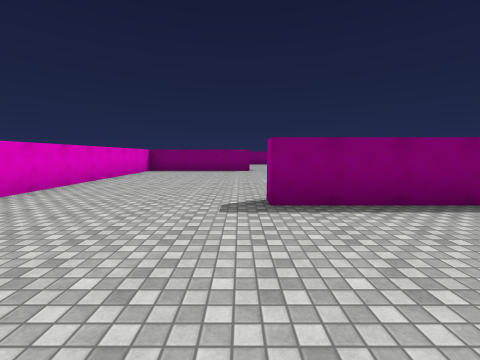
view 1 (above)

24 first-person views from a walk through a scene from a Unity 3-D project. The camera is 1.5 m above the floor, tilts 6° down and sees 90° across. The floor is counted in squares, 2 m on a side. Each view is taken from the middle of a square. On the plan, view 1 faces up. The plan holds only what a view shows up to about 9 squares ahead; the rest is blank. The place goes on beyond the plan. The player character is not drawn. Surface patterns are stand-ins for the level's own textures.

view 2
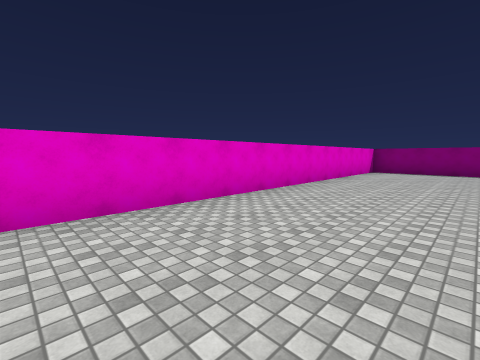

view 3
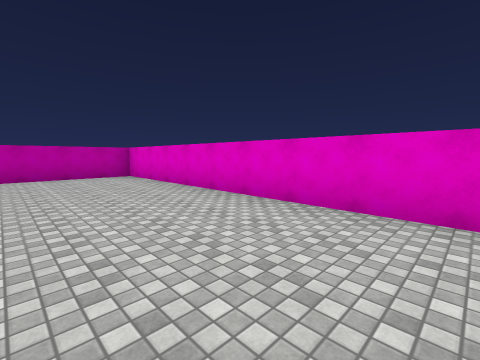

view 4
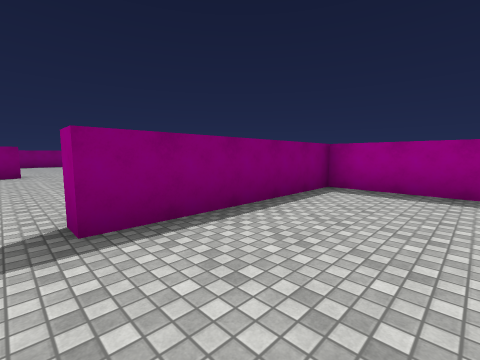

view 5
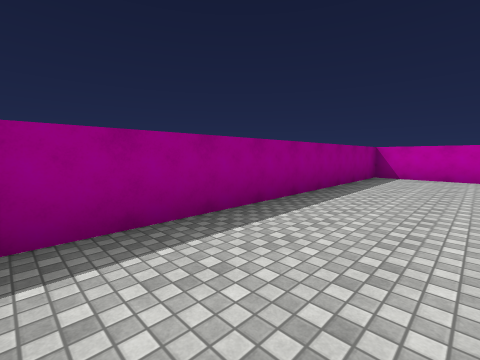

view 6
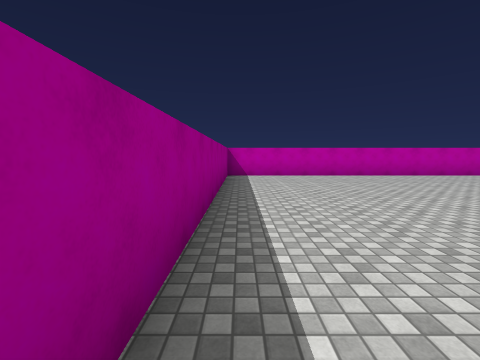

view 7
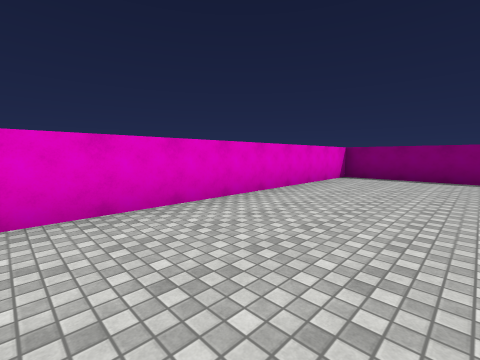

view 8
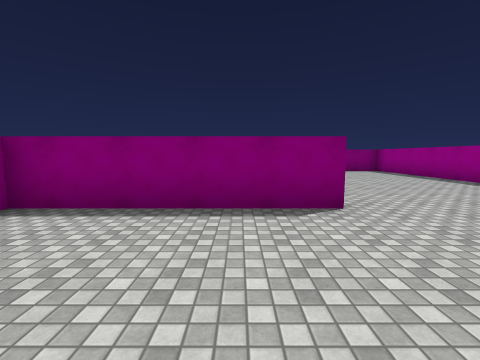

view 9
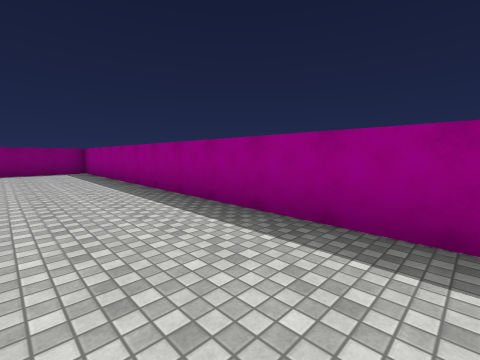

view 10
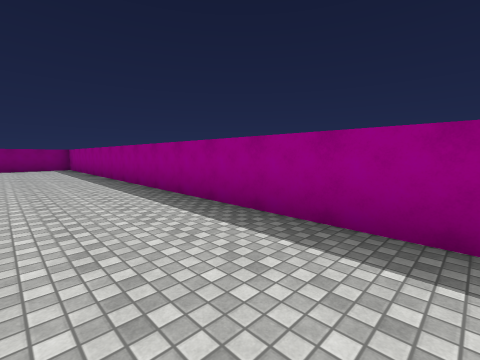

view 11
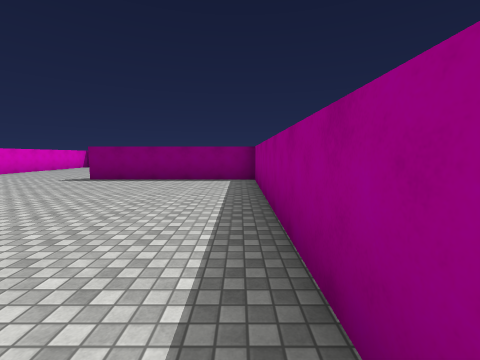

view 12
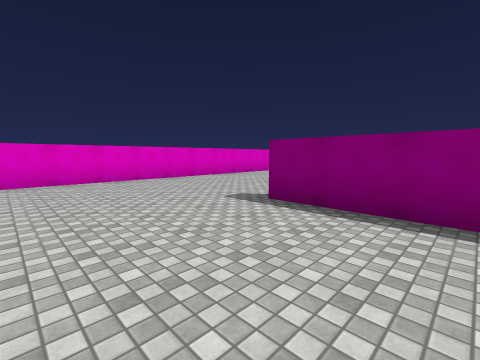

view 13
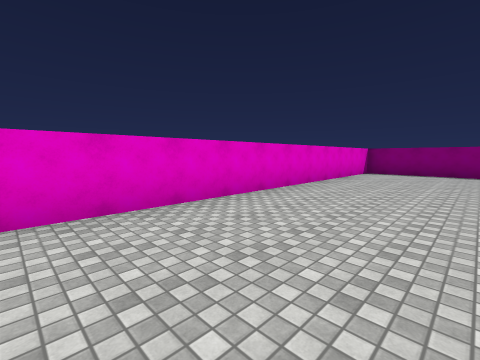

view 14
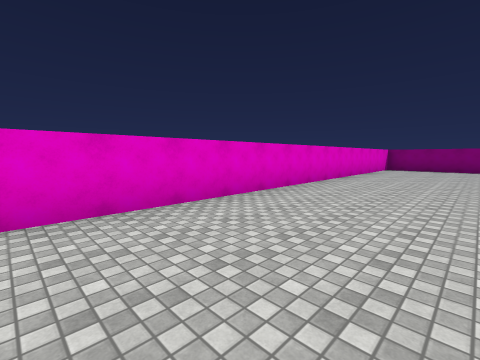

view 15
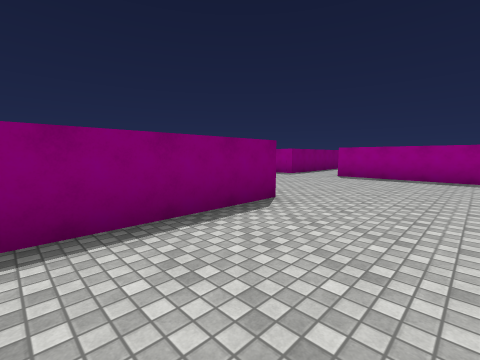

view 16
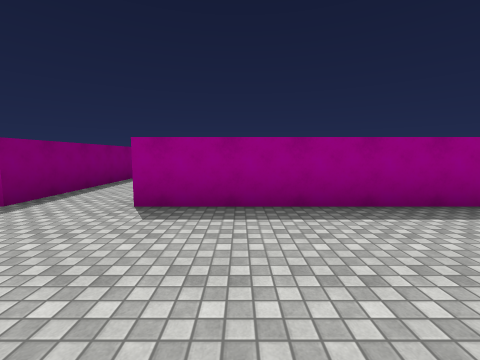

view 17
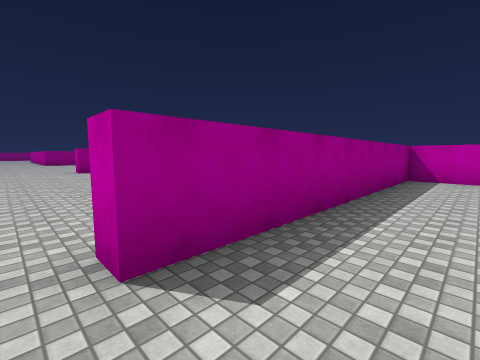

view 18
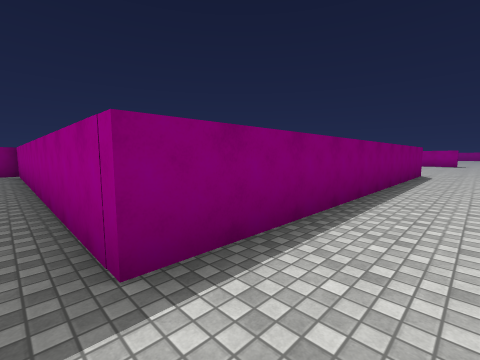

view 19
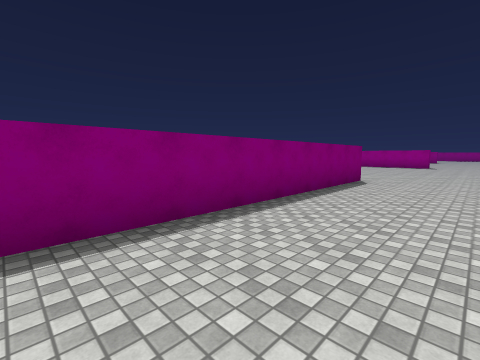

view 20
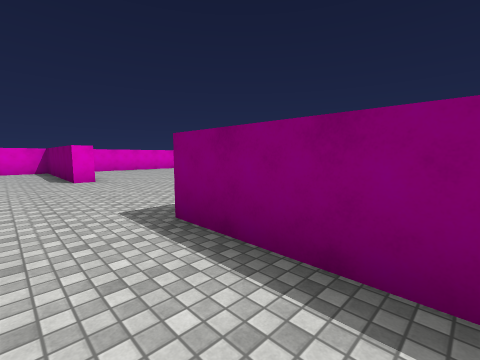

view 21
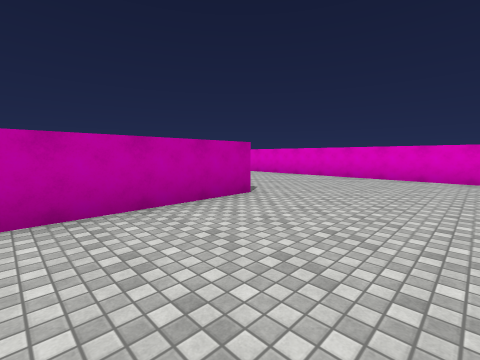

view 22
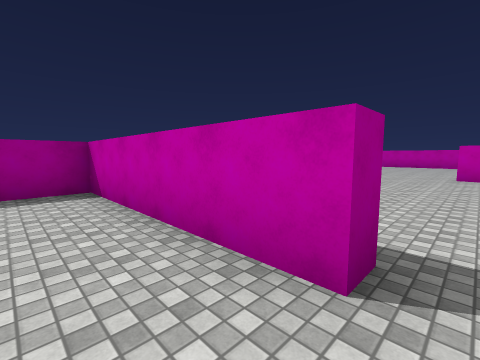

view 23
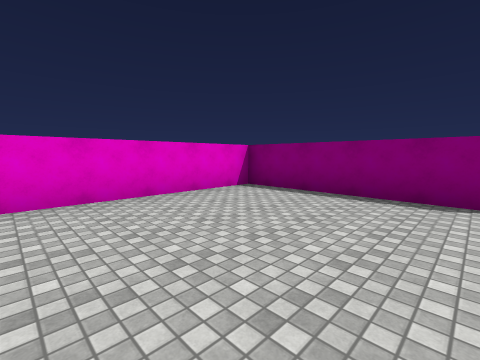

view 24
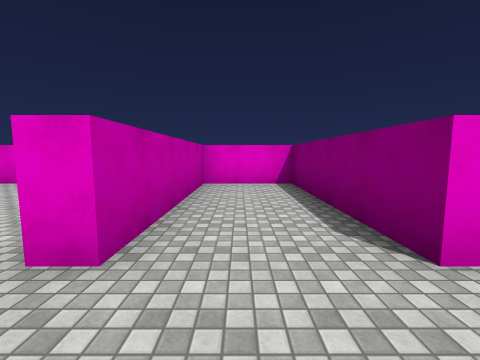

### Floor plan
Points are (right, up) in squares from view 1. A wall is a line through its corners. A room is listed if a view was taken in it or the views show most of it. See-through windows are left out.
Room 1 (views 1, 2, 3, 4, 5, 6, 7, 8, 9, 10, 11, 12, 13, 14, 15, 16, 17, 18, 21, 22, 23, 24)
walls: (0.5, 11.3) (-4.2, 11.3) (-4.2, -5.7) (5.5, -5.7) (5.5, 3.5) (0.4, 3.5) (0.4, 4); (0, 11.8) (0.5, 11.8); (5.5, 4.9) (5.5, 19.3) (0.4, 19.3) (0.4, 19.7) (5.5, 19.7) (5.5, 27.5) (6, 27.5); (0.5, 29.9) (0.5, 29.4) (-4.2, 29.4) (-4.2, 27.1) (0.5, 27.1) (0.5, 26.6) (-4.2, 26.6) (-4.2, 12.9); (6.5, 29.4) (5.5, 29.4) (5.5, 30.5)
ways out: opening at (6, 28.5) to room 2
Room 2 (views 19, 20)
walls: (15.5, 29.4) (6.5, 29.4)
ways out: opening at (6, 28.5) to room 1

Where each view was taken, in squares from view 1:
view 1: 0 up, 0 right, facing up
view 2: 0 up, 1 left, facing up-left
view 3: 3 up, 1 left, facing down-left
view 4: 1 up, 0 right, facing up-right
view 5: 3 up, 3 right, facing down-right
view 6: 3 up, 5 right, facing down
view 7: 3 up, 1 left, facing up-left
view 8: 8 up, 1 left, facing up
view 9: 8 up, 3 right, facing up-right
view 10: 5 up, 3 right, facing up-right
view 11: 12 up, 5 right, facing up
view 12: 16 up, 3 right, facing up-left
view 13: 16 up, 1 left, facing up-left
view 14: 13 up, 1 left, facing up-left
view 15: 24 up, 3 left, facing up-right
view 16: 26 up, 2 right, facing right
view 17: 28 up, 4 right, facing down-right
view 18: 28 up, 5 right, facing up-right
view 19: 27 up, 8 right, facing up-right
view 20: 28 up, 8 right, facing up-left
view 21: 23 up, 4 right, facing down-left
view 22: 21 up, 0 right, facing down-right
view 23: 22 up, 0 right, facing up-left
view 24: 28 up, 2 right, facing left
